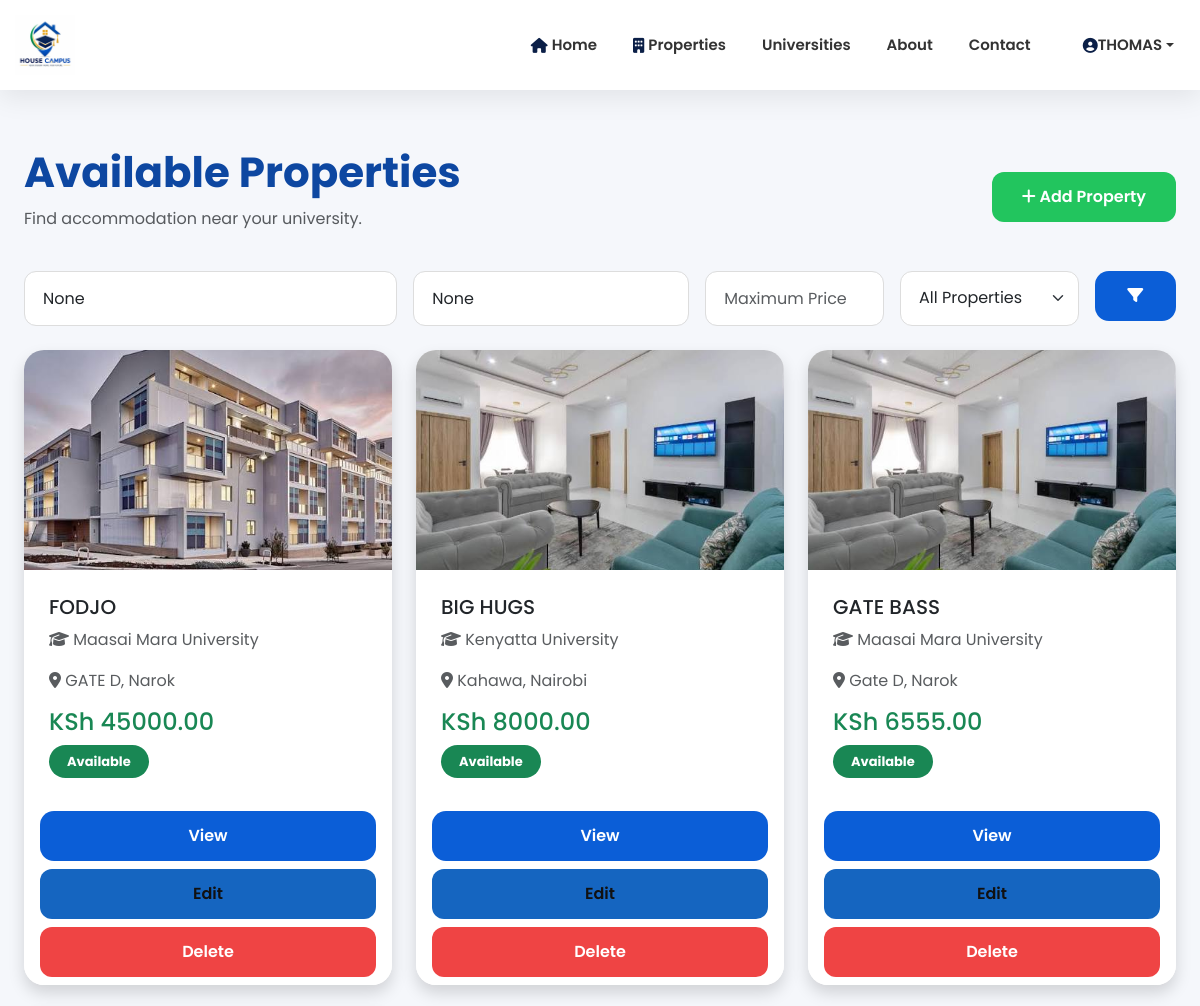
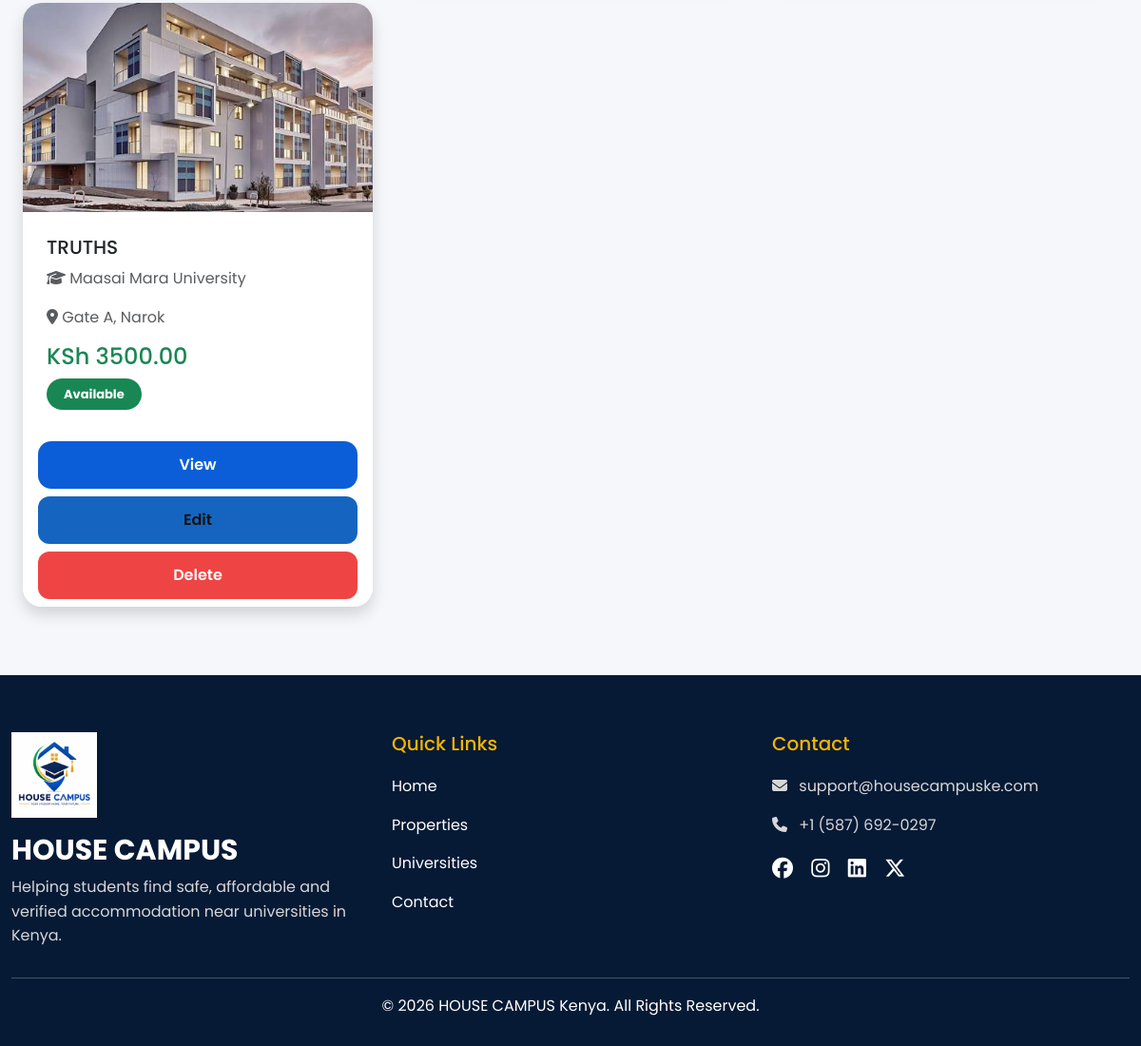
The app's page /properties/ (signed in) with its own data (2 pictures, top to bottom).
### accounts/models.py (models this page shows, shortened)
class User(AbstractUser):
    STUDENT = "student"
    LANDLORD = "landlord"
    ADMIN = "admin"
    ROLE_CHOICES = [
        (STUDENT, "Student"),
        (LANDLORD, "Landlord"),
        (ADMIN, "Admin"),
    ]
    role = models.CharField(
        max_length=20,
        choices=ROLE_CHOICES,
        default=STUDENT
    )
    phone = models.CharField(
        max_length=20,
        blank=True
    )
    whatsapp_number = models.CharField(
        max_length=20,
        blank=True,
        null=True,
        help_text="Example: 254712345678"
    )
    university = models.CharField(
        max_length=150,
        blank=True
    )
    county = models.CharField(
        max_length=100,
        blank=True
    )
    town = models.CharField(
        max_length=100,
        blank=True
    )
    profile_picture = models.ImageField(
        upload_to="profiles/",
        blank=True,
        null=True
    )
    verified = models.BooleanField(default=False)

### properties/models.py (models this page shows, shortened)
class Property(models.Model):
    HOUSE_TYPES = [
        ("Bedsitter", "Bedsitter"),
        ("Silver House (Mabati)", "Silver House (Mabati)"),
        ("Hostel", "Hostel"),
        ("One Bedroom", "One Bedroom"),
        ("Two Bedroom", "Two Bedroom"),
        ("Shared Room", "Shared Room"),
        ("Self Contained", "Self Contained"),
    ]
    landlord = models.ForeignKey(
        settings.AUTH_USER_MODEL,
        on_delete=models.CASCADE,
        related_name="properties",
        null=True,
        blank=True,
    )
    title = models.CharField(max_length=200)
    house_type = models.CharField(
        max_length=50,
        choices=HOUSE_TYPES,
    )
    university = models.CharField(max_length=150)
    county = models.CharField(max_length=100)
    town = models.CharField(max_length=100)
    price = models.DecimalField(
        max_digits=10,
        decimal_places=2,
    )
    bedrooms = models.PositiveIntegerField(default=1)
    bathrooms = models.PositiveIntegerField(default=1)
    description = models.TextField()
    image = models.ImageField(
        upload_to="properties/",
        blank=True,
        null=True,
    )
    wifi = models.BooleanField(default=False)
    water = models.BooleanField(default=True)
    electricity = models.BooleanField(default=True)
    parking = models.BooleanField(default=False)
    distance_to_university = models.PositiveIntegerField(
        default=5,
        help_text="Distance to the university (minutes)",
    )
    available = models.BooleanField(default=True)
    created_at = models.DateTimeField(auto_now_add=True)
    class Meta:
        ordering = ["-created_at"]

### properties/views.py (the view)
# urls.py: path("", views.property_list, name="property_list"),
def property_list(request):
    query = request.GET.get("q")
    county = request.GET.get("county")
    available = request.GET.get("available")
    max_price = request.GET.get("max_price")
    properties = Property.objects.all().order_by("-created_at")
    if query:
        properties = properties.filter(
            Q(title__icontains=query) |
            Q(university__icontains=query) |
            Q(town__icontains=query)
        )
    if county:
        properties = properties.filter(county__icontains=county)
    if max_price:
        properties = properties.filter(price__lte=max_price)
    if available == "yes":
        properties = properties.filter(available=True)
    paginator = Paginator(properties, 6)
    page_number = request.GET.get("page")
    page_obj = paginator.get_page(page_number)
    return render(
        request,
        "properties/property_list.html",
        {
            "properties": page_obj,
            "page_obj": page_obj,
            "query": query,
            "county": county,
            "max_price": max_price,
            "available": available,
        },
    )

### templates/properties/property_list.html (shortened to what this page needs)
{% extends "base.html" %}
{% block content %}
<div class="container py-5">
    <div class="d-flex justify-content-between align-items-center mb-4">
        <div>
            <h2 class="fw-bold">Available Properties</h2>
            <p class="text-muted">Find accommodation near your university.</p>
        </div>
        <a href="{% url 'properties:add_property' %}" class="btn btn-success">
            <i class="fa-solid fa-plus"></i> Add Property
        </a>
    </div>
    <form method="GET" class="row g-3 mb-4">
        <div class="col-md-4">
            <input type="text" name="q" class="form-control"
              placeholder="Search by title, university or town..." value="{{ query }}">
        </div>
        <div class="col-md-3">
            <input type="text" name="county" class="form-control" placeholder="County"
              value="{{ county }}">
        </div>
        <div class="col-md-2">
            <input type="number" name="max_price" class="form-control" placeholder="Maximum Price"
              value="{{ max_price }}">
        </div>
        <div class="col-md-2">
            <select name="available" class="form-select">
                <option value="">All Properties</option>
            </select>
        </div>
        <div class="col-md-1">
            <button class="btn btn-primary w-100">
                <i class="fa-solid fa-filter"></i>
            </button>
        </div>
    </form>
    <div class="row">
        {% for property in properties %}
        <div class="col-lg-4 col-md-6 mb-4">
            <div class="card shadow h-100">
                {% if property.image %}
                <img src="{{ property.image.url }}" class="card-img-top"
                  style="height:220px;object-fit:cover;" alt="{{ property.title }}">
                {% else %}
                <img src="https://via.placeholder.com/600x400?text=HOUSE+CAMPUS"
                  class="card-img-top" style="height:220px;object-fit:cover;" alt="No image">
                {% endif %}
                <div class="card-body">
                    <h5>{{ property.title }}</h5>
                    <p class="text-muted">
                        <i class="fa-solid fa-graduation-cap"></i>
                        {{ property.university }}
                    </p>
                    <p class="text-muted">
                        <i class="fa-solid fa-location-dot"></i>
                        {{ property.town }}, {{ property.county }}
                    </p>
                    <h4 class="text-success">
                        KSh {{ property.price }}
                    </h4>
                    {% if property.available %}
                    <span class="badge bg-success">Available</span>
                    {% else %}
                    <span class="badge bg-danger">Occupied</span>
                    {% endif %}
                </div>
                <div class="card-footer bg-white border-0">
                    <div class="d-grid gap-2">
                        <a href="{% url 'properties:property_detail' property.pk %}"
                          class="btn btn-primary">
                            View
                        </a>
                        <a href="{% url 'properties:edit_property' property.pk %}"
                          class="btn btn-warning">
                            Edit
                        </a>
                        <a href="{% url 'properties:delete_property' property.pk %}"
                          class="btn btn-danger">
                            Delete
                        </a>
                    </div>
                </div>
            </div>
        </div>
        {% empty %}
        <div class="col-12">
            <div class="alert alert-info text-center">
                <h4>No properties found.</h4>
            </div>
        </div>
        {% endfor %}
    </div>
</div>
{% endblock %}

### templates/base.html (shortened to what this page needs)
{% load static %}
<!DOCTYPE html>
<html lang="en">
<head>
    <link href="https://cdn.jsdelivr.net/npm/bootstrap@5.3.7/dist/css/bootstrap.min.css"
      rel="stylesheet">
    <link rel="stylesheet"
      href="https://cdnjs.cloudflare.com/ajax/libs/font-awesome/6.7.2/css/all.min.css">
    <link rel="stylesheet" href="{% static 'css/style.css' %}">
</head>
<body>
    <nav class="navbar navbar-expand-lg fixed-top">
        <div class="container">
            <a class="navbar-brand" href="/">
                <img src="{% static 'images/logo.png' %}" alt="HOUSE CAMPUS Logo" class="logo">
            </a>
            <div class="collapse navbar-collapse" id="navbarNav">
                <ul class="navbar-nav ms-auto align-items-center">
                    <li class="nav-item">
                        <a class="nav-link" href="/">
                            <i class="fa fa-home me-1"></i>
                            Home
                        </a>
                    </li>
                    <li class="nav-item">
                        <a class="nav-link" href="{% url 'properties:property_list' %}">
                            <i class="fa fa-building me-1"></i>
                            Properties
                        </a>
                    </li>
                    <li class="nav-item">
                        <a class="nav-link" href="#">
                            Universities
                        </a>
                    </li>
                    <li class="nav-item">
                        <a class="nav-link" href="#">
                            About
                        </a>
                    </li>
                    <li class="nav-item">
                        <a class="nav-link" href="#">
                            Contact
                        </a>
                    </li>
                    {% if user.is_authenticated %}
                    <li class="nav-item dropdown ms-3">
                        <a class="nav-link dropdown-toggle" data-bs-toggle="dropdown">
                            <i class="fa fa-user-circle"></i>
                            {{ user.first_name }}
                        </a>
                    </li>
                    {% endif %}
                </ul>
            </div>
        </div>
    </nav>
    <main>
        <div class="container">
            {% block content %}
            {% endblock %}
        </div>
    </main>
    <footer>
        <div class="container">
            <div class="row">
                <div class="col-lg-4">
                    <img src="{% static 'images/logo.png' %}" width="90">
                    <h3 class="mt-3">HOUSE CAMPUS</h3>
                    <p>
                        Helping students find safe, affordable and verified accommodation near
                        universities in Kenya.
                    </p>
                </div>
                <div class="col-lg-4">
                    <h5>Quick Links</h5>
                    <p><a href="/">Home</a></p>
                    <p><a href="{% url 'properties:property_list' %}">Properties</a></p>
                    <p><a href="#">Universities</a></p>
                    <p><a href="#">Contact</a></p>
                </div>
                <div class="col-lg-4">
                    <h5>Contact</h5>
                    <p>
                        <i class="fa fa-envelope me-2"></i>
                        support@housecampuske.com
                    </p>
                    <p>
                        <i class="fa fa-phone me-2"></i>
                        +1 (587) 692-0297
                    </p>
                    <div class="social mt-3">
                        <a href="#"><i class="fab fa-facebook"></i></a>
                        <a href="#"><i class="fab fa-instagram"></i></a>
                        <a href="#"><i class="fab fa-linkedin"></i></a>
                        <a href="#"><i class="fab fa-x-twitter"></i></a>
                    </div>
                </div>
            </div>
            <hr>
            <div class="text-center">
                © 2026 HOUSE CAMPUS Kenya. All Rights Reserved.
            </div>
        </div>
    </footer>
</body>
</html>

### static/css/style.css (style rules this page uses)
* { margin: 0; padding: 0; box-sizing: border-box; }
html { scroll-behavior: smooth; }
body { font-family: 'Poppins', sans-serif; background: #F5F7FB; color: #2B2B2B; overflow-x: hidden; line-height: 1.6; }
:root { --primary: #0B1F47; --secondary: #F7B731; --success: #22C55E; --danger: #EF4444; --warning: #F59E0B; --light: #F5F7FB; --white: #FFFFFF; --gray: #6B7280; --border: #E5E7EB; --shadow: 0 10px 30px rgba(0, 0, 0, .08); --radius: 18px; }
a { text-decoration: none; transition: .3s; }
h2 { font-size: 42px; font-weight: 700; color: var(--primary); }
h3 { font-size: 30px; font-weight: 700; }
h4 { font-size: 24px; }
h5 { font-size: 20px; }
p { color: #666; margin-bottom: 15px; }
.container { max-width: 1250px; }
.btn { border-radius: 12px; padding: 13px 30px; font-weight: 600; transition: .35s; }
.btn-primary { background: #0B5ED7; border: none; border-radius: 14px; }
.btn-success { background: var(--success); border: none; }
.btn-warning { background: var(--secondary); color: #111; border: none; }
.btn-danger { background: var(--danger); border: none; }
.badge { padding: 10px 18px; border-radius: 50px; font-size: 13px; }
.card { border: none; border-radius: 20px; overflow: hidden; background: white; box-shadow: var(--shadow); transition: .35s; }
.card img { width: 100%; height: 240px; object-fit: cover; }
.card-body { padding: 25px; }
.form-control, .form-select { height: 55px; border-radius: 12px; border: 1px solid #DDD; padding-left: 18px; }
img { max-width: 100%; }
.navbar { height: 90px; background: #fff; box-shadow: 0 12px 30px rgba(0, 0, 0, .08); }
.navbar-brand { display: flex; align-items: center; gap: 15px; font-size: 28px; font-weight: 700; color: var(--primary); }
.navbar-brand img { width: 65px; height: 65px; object-fit: contain; }
.navbar-nav { gap: 10px; }
.nav-link { color: #333 !important; font-weight: 600; padding: 10px 18px !important; border-radius: 12px; transition: .3s; }
.logo { width: 170px; margin: auto; display: block; transition: .3s; }
footer { background: #081B3D; color: white; padding: 90px 0 30px; }
footer p { color: #D7D7D7; }
footer a { color: #D7D7D7; transition: .3s; }
img { transition: .35s; }
body { font-family: Poppins, sans-serif; background: #f5f7fb; overflow-x: hidden; }
:root { --primary: #0D47A1; --secondary: #1565C0; --gold: #F4B400; --green: #00A651; --light: #ffffff; --dark: #071A35; }
.navbar { background: #ffffff !important; box-shadow: 0 4px 18px rgba(0, 0, 0, 0.08); padding: 10px 0; min-height: 80px; z-index: 1050; }
.navbar .container { display: flex; align-items: center; }
.navbar-brand { display: flex; align-items: center; padding: 0; margin-right: 40px; }
.navbar-brand img { height: 60px; width: auto; object-fit: contain; }
.navbar-collapse { justify-content: flex-end; }
.navbar-nav { display: flex !important; flex-direction: row !important; align-items: center; gap: 8px; }
.navbar-nav .nav-item { display: flex; align-items: center; }
.nav-link { color: #333333 !important; font-weight: 500; font-size: 15px; padding: 10px 14px !important; margin: 0 !important; border-radius: 8px; white-space: nowrap; transition: all 0.3s ease; }
.nav-link i { color: var(--primary); }
main { margin-top: 100px; min-height: 75vh; }
footer { background: var(--dark); color: white; padding: 60px 0 30px; }
footer h5 { color: var(--gold); margin-bottom: 20px; }
footer a { color: white; text-decoration: none; }
.social a { color: white; margin-right: 15px; font-size: 22px; }
.navbar { height: 90px; background: #ffffff !important; box-shadow: 0 4px 18px rgba(0, 0, 0, 0.08); padding: 10px 0; z-index: 1050; }
.navbar-collapse { display: flex !important; justify-content: flex-end; }
.navbar-nav { display: flex !important; flex-direction: row !important; align-items: center !important; gap: 8px; margin-left: auto; }
.navbar-nav .nav-link { display: flex; align-items: center; color: #333333 !important; font-size: 15px; font-weight: 600; padding: 10px 14px !important; margin: 0 !important; border-radius: 8px; white-space: nowrap; transition: all 0.3s ease; }
.navbar-nav .nav-link i { color: #0B1F47; }

### records on screen
User: first_name "THOMAS"
Property: image (picture), title "FODJO", university "Maasai Mara University", town "GATE D", county "Narok", price "45000.00", available "Available"
Property: image (picture), title "BIG HUGS", university "Kenyatta University", town "Kahawa", county "Nairobi", price "8000.00", available "Available"
Property: image (picture), title "GATE BASS", university "Maasai Mara University", town "Gate D", county "Narok", price "6555.00", available "Available"
Property: image (picture), title "TRUTHS", university "Maasai Mara University", town "Gate A", county "Narok", price "3500.00", available "Available"
